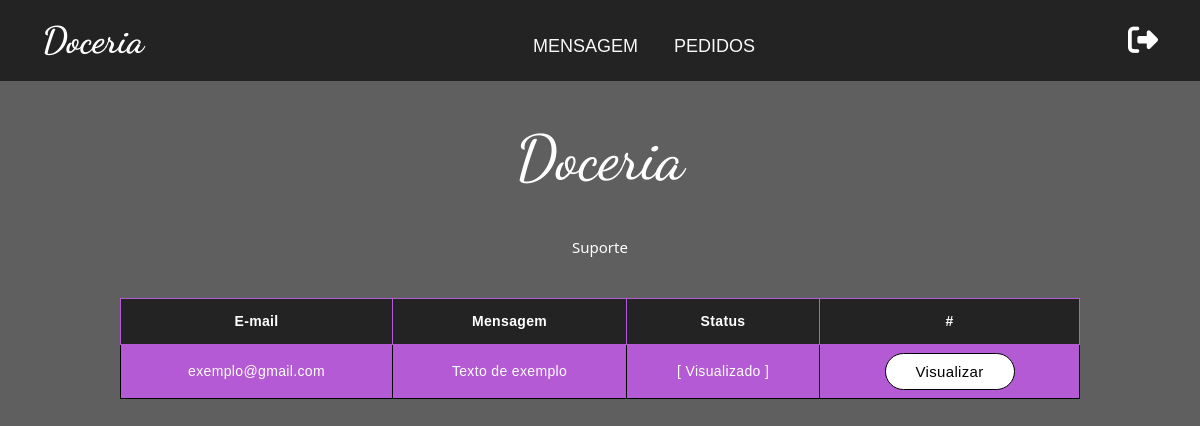
Page /Doceria/tabelaMsg.php (signed in) on the committed database.
### tables this page shows
CREATE TABLE `mensagem` (
  `id` int(11) NOT NULL,
  `email` varchar(120) NOT NULL,
  `msg` varchar(300) NOT NULL,
  `status` varchar(120) DEFAULT 'Não Visualizado'
);

### Doceria/tabelaMsg.php (the view, shortened to what this page needs)
<?php
require_once('conexao.php');
$sql="SELECT * FROM mensagem";
$row=mysqli_query($conexao,$sql);
?>
<!DOCTYPE html>
<html lang="pt-br">
<head>
    <link href="https://cdn.jsdelivr.net/npm/bootstrap@5.2.3/dist/css/bootstrap.min.css" rel="stylesheet"
>
    <link rel="stylesheet" href="./index.css">
    <link rel="stylesheet" href="https://unpkg.com/aos@next/dist/aos.css" />
    <link rel="stylesheet" href="path/to/font-awesome/css/font-awesome.min.css">
</head>
<body>
 <nav class="navbar navbar-expand-lg ">
    <div class="container">
        <div class="collapse navbar-collapse" id="navbarTogglerDemo01">
            <a class="navbar-brand " href="./index.php"> <strong> Doceria </strong></a>
            <ul class="navbar-nav m-auto mb-2 mb-lg-0">
                <li class="nav-item">
                    <a class="nav-link " aria-current="page" href="tabelaMsg.php">Mensagem</a>
                </li>
                <li class="nav-item">
                    <a class="nav-link " aria-current="page" href="tabela.php">Pedidos</a>
                </li>
            </ul>
            <a href="action/sair.php"><i class="fa fa-sign-out" aria-hidden="true" id="icone-sair"></i></a>
        </div>
    </div>
</nav>
    <div class="tabela-container">
        <h1 class="titulo-admin">Doceria</h1>
        <p class="subtitulo-adm">Suporte</p>
        <table class="tabela">
            <thead>
                <tr>
                    <th>E-mail</th>
                    <th>Mensagem</th>
                    <th>Status</th>
                    <th>#</th>
                </tr>
            </thead>
            <tbody>
            <?php while($msg=mysqli_fetch_assoc($row)){
                ?>
                <tr>
                    <td data-label="email"> <?php echo $msg['email'] ?></td>
                    <td data-label="mensagem" class="desc-admin"> <?php echo $msg['msg'] ?></td>
                    <td data-label="status"><span class="text_open">[ <?php echo $msg['status'] ?> ]</span></td>
                    <td data-label="#"> <a href="vMsg.php?id=<?php echo $msg['id'] ?>" class="btn-admin">Visualizar</a></td>
                </tr>
                <?php }  ?>
            </tbody>
        </table>
    </div>
</body>
</html>

### Doceria/index.css (style rules this page uses)
.navbar { background: rgba(17, 17, 17, 0.767); color: white; }
.navbar-brand { font-size: 2.3rem; color: white; font-family: 'Dancing Script', cursiva; }
.nav-link { margin-top: -40px; margin-right: 10px; position: relative; margin-left: 10px; color: rgb(250, 248, 248); text-transform: uppercase; font-family: 'Rubik', sans-serif; font-size: 18px; padding: 0 10px; }
.nav-link:after { content: ""; position: absolute; height: 3px; width: 0; background-color: #B45AD4; left: 0; bottom: 0; transition: 0.3s; }
#icone-sair { font-size: 30px; color: white; }
.tabela-container { padding: 0 10%; margin: 40px auto 0; }
.titulo-admin { font-size: 62px; text-align: center; color: #ffffff; margin-bottom: 40px; font-family: 'Dancing Script', cursiva; }
.subtitulo-adm { font-size: 15px; text-align: center; color: #ffffff; margin-bottom: 40px; }
.tabela { width: 100%; border-collapse: collapse; font-family: 'Rubik', sans-serif; text-align: center; }
.tabela thead { background: rgba(17, 17, 17, 0.767); }
.tabela thead tr th { font-size: 14px; font-weight:600; letter-spacing: 0.35px; color: #ffffff; opacity: 1; padding: 12px; vertical-align: top; border: 1px solid #B45AD4; }
.tabela tbody tr td { font-size: 14px; letter-spacing: 0.35px; font-weight: normal; color: #ffffff; background-color: #B45AD4; padding: 8px; text-align: center; border: 1px solid black; }
.tabela tbody tr td .btn-admin { width: 130px; text-decoration: none; line-height: 35px; display: inline-block; background-color: #ffffff; font-weight: medium; color: black; text-align: center; vertical-align: middle; user-select: none; border: 1px solid black; font-size: 15px; opacity: 1; border-radius: 25px; font-family: 'Rubik', sans-serif; }
.desc-admin { max-width: 20ch; overflow: hidden; text-overflow: ellipsis; white-space: nowrap; }

### Doceria/tabelaMsg.php (style rules this page uses)
body { background: rgba(17, 17, 17, 0.671); }

### rows in the picture
mensagem: email "exemplo@gmail.com", msg "Texto de exemplo", status "Visualizado"
